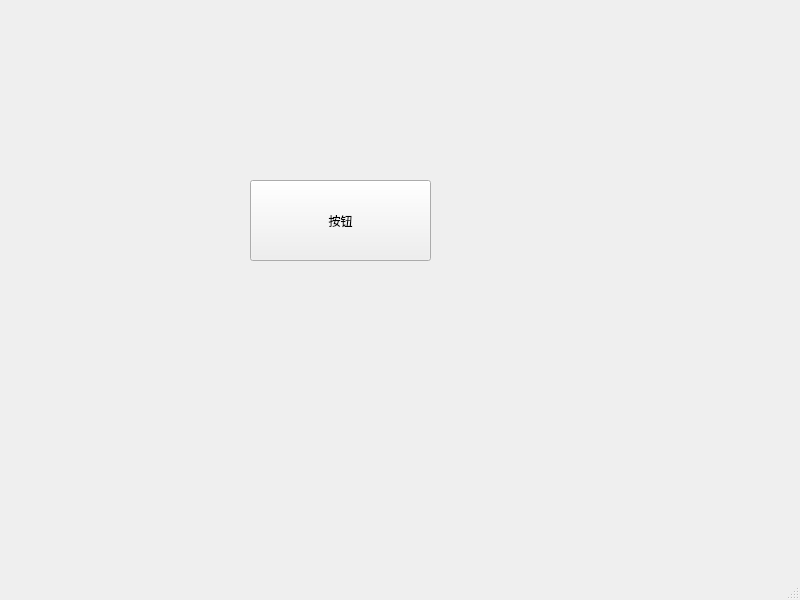
<?xml version="1.0" encoding="UTF-8"?>
<ui version="4.0">
 <class>MainWindow</class>
 <widget class="QMainWindow" name="MainWindow">
  <property name="geometry">
   <rect>
    <x>0</x>
    <y>0</y>
    <width>800</width>
    <height>600</height>
   </rect>
  </property>
  <property name="windowTitle">
   <string>MainWindow</string>
  </property>
  <widget class="QWidget" name="centralwidget">
   <widget class="QPushButton" name="pushButton">
    <property name="geometry">
     <rect>
      <x>250</x>
      <y>180</y>
      <width>181</width>
      <height>81</height>
     </rect>
    </property>
    <property name="text">
     <string>按钮</string>
    </property>
   </widget>
  </widget>
  <widget class="QMenuBar" name="menubar">
   <property name="geometry">
    <rect>
     <x>0</x>
     <y>0</y>
     <width>800</width>
     <height>23</height>
    </rect>
   </property>
  </widget>
  <widget class="QStatusBar" name="statusbar"/>
 </widget>
 <resources/>
 <connections/>
</ui>
